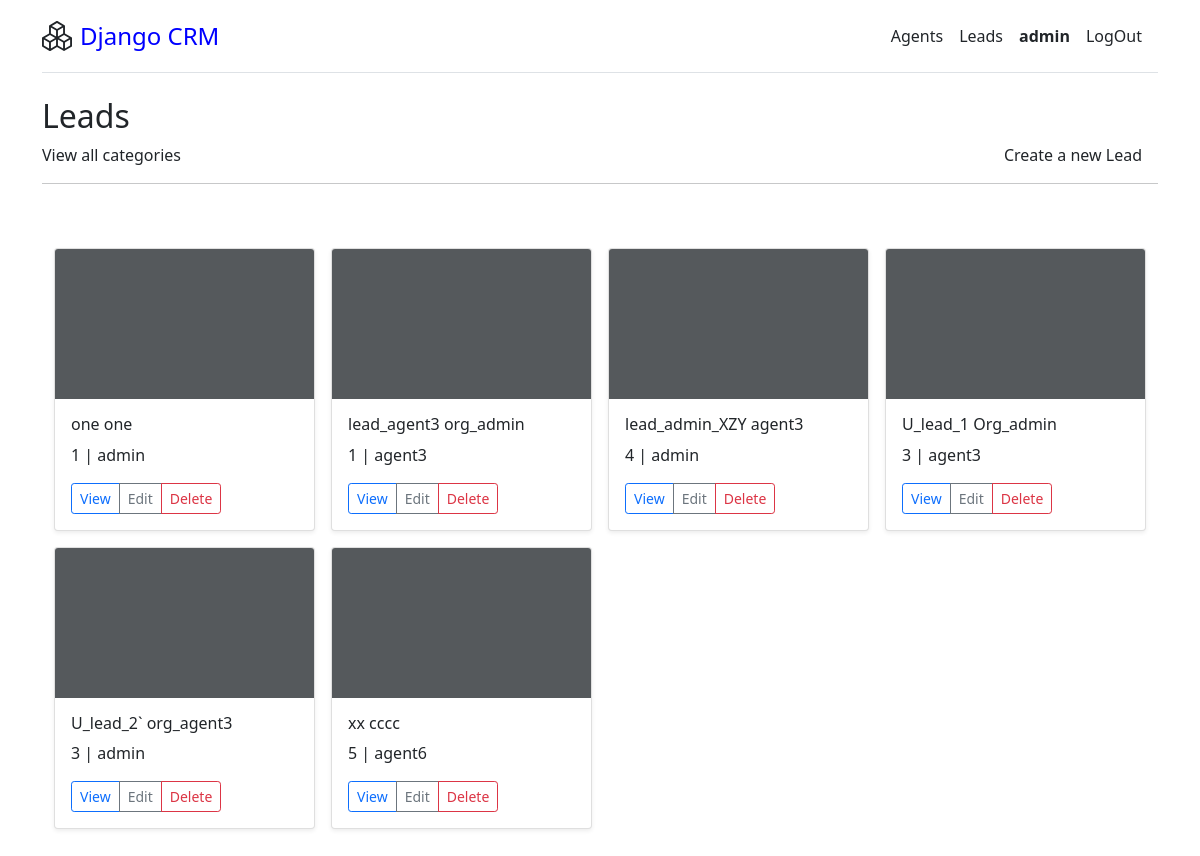
/leads/retrieve/ (signed in), run on the app's committed database.
### leads/models.py (models this page shows, shortened)
class User(AbstractUser):
    is_organizer = models.BooleanField(default=True)
    is_agent = models.BooleanField(default=False)

class Lead(models.Model):
    first_name = models.CharField(max_length=20)
    last_name = models.CharField(max_length=20)
    age = models.PositiveIntegerField()
    organization = models.ForeignKey(UserProfile, on_delete=models.CASCADE)
    agent = models.ForeignKey('Agent',null=True, blank=True, on_delete=models.SET_NULL)
    category = models.ForeignKey('Category', related_name='leads', null=True, blank=True, on_delete=models.SET_NULL)

class Agent(models.Model):
    user = models.OneToOneField(User, on_delete=models.CASCADE)
    organization = models.ForeignKey(UserProfile, on_delete=models.CASCADE)
    def __str__(self):
        return self.user.username

### leads/views.py (the view)
# urls.py: path('retrieve/', LeadListView.as_view(), name='retrieve'),
class LeadListView(LoginRequiredMixin, ListView):
    template_name = 'leads/retrieve.html'
    context_object_name = 'lead'
    def get_queryset(self):
        user = self.request.user
        if user.is_organizer:
            queryset = Lead.objects.filter(organization=user.userprofile, agent__isnull=False)
        else:
            queryset = Lead.objects.filter(organization=user.agent.organization, agent__isnull=False)
            queryset = queryset.filter(agent__user=user)
        return queryset

### templates/leads/retrieve.html (shortened to what this page needs)
{% extends 'base.html' %}
{% block content %}
    <div>
        <h2>Leads</h2>
        <div class="row">
            <div class="col-3">
                <a class="me-3 py-2 text-dark text-decoration-none h6" href="{% url 'leads:category_list' %}">View all categories</a>
            </div>
            {% if user.is_organizer %}
            <div class="col-9 text-end">
                <a class="me-3 py-2 text-dark text-decoration-none h6" href="{% url 'leads:create' %}">
                    Create a new Lead
                </a>
            </div>
            {% endif %}
        </div>
        <hr>
        <div class="album py-5">
            <div class="container">
                <div class="row row-cols-1 row-cols-sm-2 row-cols-md-4 g-3">
                    {% for x in lead %}
                    <div class="col">
                    <div class="card shadow-sm">
                        <svg class="bd-placeholder-img card-img-top" width="100%" height="150" xmlns="http://www.w3.org/2000/svg" role="img" aria-label="Placeholder: Thumbnail" preserveAspectRatio="xMidYMid slice" focusable="false"><title>Placeholder</title><rect width="100%" height="100%" fill="#55595c"/></svg>
                        <div class="card-body">
                        <p class="card-text h6">{{x.first_name}} {{x.last_name}}</p>
                        <p>{{x.age}} | {{x.agent}}</p>
                        <div class="d-flex justify-content-between align-items-center">
                            <div class="btn-group">
                                <a class="btn btn-outline-primary btn-sm" href="{% url 'leads:detail' x.id %}">View</a>
                                <a class="btn btn-outline-secondary btn-sm" href="{% url 'leads:edit' x.id %}">Edit</a>
                                <a class="btn btn-outline-danger btn-sm" href="{% url 'leads:delete' x.id %}">Delete</a>
                            </div>
                        </div>
                        </div>
                    </div>
                    </div>
                    {% endfor %}
                </div>
            </div>
        </div>
    </div>
{% endblock %}

### templates/base.html (shortened to what this page needs)
{% load static %}
<!DOCTYPE html>
<html lang="en">
<head>
    <link href="https://cdn.jsdelivr.net/npm/bootstrap@5.1.3/dist/css/bootstrap.min.css" rel="stylesheet">
    <link rel="stylesheet" href="{% static 'css/styles.css' %}">
</head>
<body>
    <div class="container py-3">
        <header>
        <div class="d-flex flex-column flex-md-row align-items-center pb-3 mb-4 border-bottom">
            <a href="{% url 'leads:home' %}" class="d-flex align-items-center text-dark text-decoration-none">
                <span class="fs-4 mx-2" id="xyz">Django CRM</span>
            </a>
            <nav class="d-inline-flex mt-2 mt-md-0 ms-md-auto">
            {% if user.is_authenticated %}
                {% if user.is_organizer %}
                <a class="me-3 py-2 text-dark text-decoration-none" href="{% url 'agents:agent_list' %}">Agents</a>
                {% endif %}
                <a class="me-3 py-2 text-dark text-decoration-none" href="{% url 'leads:retrieve' %}">Leads</a>
                <a class="me-3 py-2 text-dark text-decoration-none" href="#"><strong>{{user}}</strong></a>
                <a class="me-3 py-2 text-dark text-decoration-none" href="{% url 'leads:logout_view' %}">LogOut</a>
            {% else %}
                <a class="me-3 py-2 text-dark text-decoration-none" href="{% url 'leads:signup_view' %}">SignUp</a>
                <a class="me-3 py-2 text-dark text-decoration-none" href="{% url 'leads:login_view' %}">LogIn</a>
            {% endif %}
            </nav>
        </div>
        </header>
        {% block content %}{% endblock %}
    </div>
</body>
</html>

### static/css/styles.css (style rules this page uses)
#xyz { color: blue }

### data on the page
User: username "admin"
Lead: first_name "one", last_name "one", age "1", agent "admin"
Lead: first_name "lead_agent3", last_name "org_admin", age "1", agent "agent3"
Lead: first_name "lead_admin_XZY", last_name "agent3", age "4", agent "admin"
Lead: first_name "U_lead_1", last_name "Org_admin", age "3", agent "agent3"
Lead: first_name "U_lead_2`", last_name "org_agent3", age "3", agent "admin"
Lead: first_name "xx", last_name "cccc", age "5", agent "agent6"
